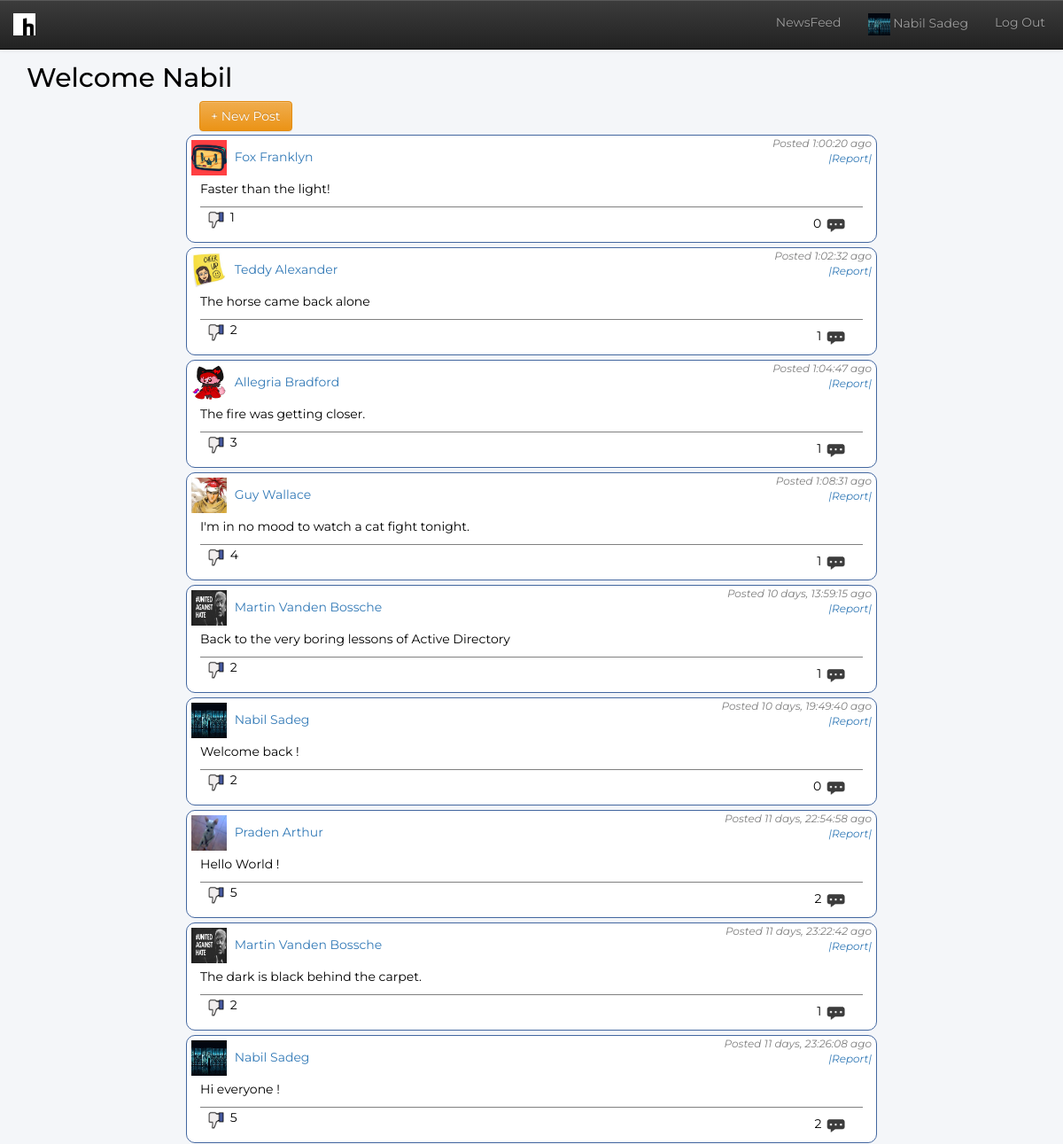
The page /newsfeed (signed in) on the database its author committed.
### app/models.py (models this page shows)
class Users(db.Model):
	id = db.Column(db.Integer, primary_key = True)
	name = db.Column(db.String(20))
	surname = db.Column(db.String(20))
	username = db.Column(db.String(20))
	password = db.Column(db.String(100))
	mood = db.Column(db.String(100), default = "Hello world!")
	birth = db.Column(db.String(20))
	registration_date = db.Column(db.DateTime)
	posts = db.relationship('Posts', backref='author', lazy='dynamic')
	hates = db.relationship('Hates', backref='author', lazy='dynamic')
	comments = db.relationship('Comments', backref='author', lazy='dynamic')
	reports = db.relationship('Reports', backref='author', lazy='dynamic')

class Posts(db.Model):
	id = db.Column(db.Integer, primary_key=True)
	author_id = db.Column(db.Integer, db.ForeignKey('users.id'))
	date = db.Column(db.DateTime)
	location = db.Column(db.String(50))
	text = db.Column(db.String(1000))
	hates = db.relationship('Hates', backref='post', lazy='dynamic')
	hates_number = db.Column(db.Integer, default = 0)
	comments = db.relationship('Comments', backref='post', lazy='dynamic')
	comments_number = db.Column(db.Integer, default=0)
	reports = db.relationship('Reports', backref='post', lazy='dynamic')
	reports_number = db.Column(db.Integer, default=0)

### app/views.py (the view)
@app.route('/newsfeed', methods=['GET', 'POST'])
def newsfeed():
	if 'user' in session:
		user = db.session.query(models.Users).filter_by(username = session['user']).first()
		posts = models.Posts.query.all()
		return render_template('newsfeed.html', currentUser = user, posts = posts, timeNow = datetime.datetime.utcnow())
	return redirect(url_for('index'))

### app/templates/newsfeed.html (shortened to what this page needs)
{% extends "navbar.html" %}
{% block navbar %}
<br>
<div class="row">
    <div class="col-xs-10 col-sm-10 col-lg-10">
        <h2>Welcome {{ currentUser.name }}</h2>
    </div>
    <div class="col-xs-offset-1 col-md-offset-2 col-xs-10 col-md-8">
        <button class="btn btn-warning setLocation" type="button" data-toggle="collapse" data-target="#collapsePost">
            + New Post
        </button>
        <br>
    </div>
    {% for i in range(posts|length-1, -1, -1) %}
    {% set post = posts[i] %}
    <div class="post col-xs-offset-1 col-md-offset-2 col-xs-10 col-md-8">
        <div class="row">
            <img class="post_profile_picture" alt="Profile Picture" id="image_{{ post.id }}"
                 src="{{ url_for('static', filename='images/profile_pictures/' + post.author.username + '.jpg') }}">
            <a href="/profile/{{post.author.username}}">
                {{post.author.name}} {{post.author.surname}}
            </a>
            <div class="datetime pull-right">
                {% set time = timeNow - post.date %}
                {% set time = time|string %}
                Posted {{time[0:-7]}} ago
                <br>
                <a class="report pull-right" href="/report/post/{{ post.id }}">|Report|</a>
            </div>
        </div>
        <p>{{ post.text }}</p>
        <div class="footer-post">
            <p class="pull-left">
                <a href="/toogleHate/{{ post.id }}"><img class="hate-button" alt="Hate button" src="{{ url_for('static', filename='images/website/hate.png') }}"></a>
                {{ post.hates_number }}
            </p>
            <button class="pull-right btn btn-new transparent_btn" data-toggle="collapse" data-target="#collapseComment{{i}}">
                {{ post.comments_number }}
                <img class="comment-button" alt="Comment button" src="{{ url_for('static', filename='images/website/comment.png') }}">
            </button>
        </div>
    </div>
    {% endfor %}
</div>
{% endblock %}

### app/templates/navbar.html (shortened to what this page needs)
{% extends "header.html" %}
{% block content %}
<div class="container">
	<div class="row">
		<div class="col-md-12">
			<nav class="navbar navbar-default navbar-fixed-top navbar-inverse" role="navigation">
				<div class="navbar-header">
					<a class="navbar-brand" href="/newsfeed"><img id="logo" alt="Logo" src="{{ url_for('static', filename='images/website/logo.png') }}"></a>
				</div>
				<div class="collapse navbar-collapse" id="bs-example-navbar-collapse-1">
					<ul class="nav navbar-nav navbar-right">
						<li>
							<a href="/newsfeed">NewsFeed</a>
						</li>
						<li>
							<a href="/profile/{{ currentUser.username }}"><img id="navbar_profile_picture" alt="Profile Picture"
								src="{{ url_for('static', filename='images/profile_pictures/' + currentUser.username + '.jpg') }}">
								   {{ currentUser.name }} {{ currentUser.surname }}
							</a>
						</li>
						<li>
							<a id="logout_button" href="/dropsession">Log Out</a>
						</li>
					</ul>
				</div>
			</nav>
		</div>
	</div>
</div>
<div class="container" id="page">
	{% block navbar %}
	{% endblock %}
</div>
{% endblock %}

### app/static/style.css (style rules this page uses)
#page { padding-top: 30px; }
body { background-color: #f4f6f9; color: black; font-family: 'Montserrat', serif; }
#logout_button { margin-right:20px; }
#navbar_profile_picture { height: 25px; width: 25px; }
#logo { width: 25px; height: 25px; }
.post { border-style: solid; border-radius: 10px; border-color: #4367a0; border-width: 1px; margin-bottom: 1px; margin-top: 4px; background-color: white; }
.post_profile_picture { height: 40px; width: 40px; margin: 5px; }
.datetime { margin-right: 5px; color: grey; font-size: 12px; font-style: italic; }
.footer-post { border-top-style: solid; border-width: 1px; border-color: grey; }
.hate-button { width: 25px; height: 25px; margin-left: 5px; }
.comment-button { width: 25px; height: 25px; margin-right: 5px; }
.transparent_btn, .transparent_btn:hover, .transparent_btn:focus, .transparent_btn:active { background-color: rgba(0, 0, 0, 0);; border-color: rgba(0, 0, 0, 0); }

### rows shown on the page
Users: username (picture), name "Nabil", surname "Sadeg", author.name "Nabil" "Nabil", author.surname "Sadeg" "Sadeg"
Users: username (picture), author.name "Fox", author.surname "Franklyn"
Posts: text "Faster than the light!", hates_number "1", comments_number "0"
Users: username (picture), author.name "Teddy", author.surname "Alexander"
Posts: text "The horse came back alone", hates_number "2", comments_number "1"
Users: username (picture), author.name "Allegria", author.surname "Bradford"
Posts: text "The fire was getting closer.", hates_number "3", comments_number "1"
Users: username (picture), author.name "Guy", author.surname "Wallace"
Posts: text "I'm in no mood to watch a cat fight tonight.", hates_number "4", comments_number "1"
Users: username (picture), author.name "Martin" "Martin", author.surname "Vanden Bossche" "Vanden Bossche"
Posts: text "Back to the very boring lessons of Active Directory", hates_number "2", comments_number "1"
Posts: text "Welcome back !", hates_number "2", comments_number "0"
Users: username (picture), author.name "Praden", author.surname "Arthur"
Posts: text "Hello World !", hates_number "5", comments_number "2"
Posts: text "The dark is black behind the carpet.", hates_number "2", comments_number "1"
Posts: text "Hi everyone !", hates_number "5", comments_number "2"

### other values the page prints
{{ time[0:-7] }} "1:00:20" "1:02:32" "1:04:47" "1:08:31" "10 days, 13:59:15" "10 days, 19:49:40" "11 days, 22:54:58" "11 days, 23:22:42" "11 days, 23:26:08"
